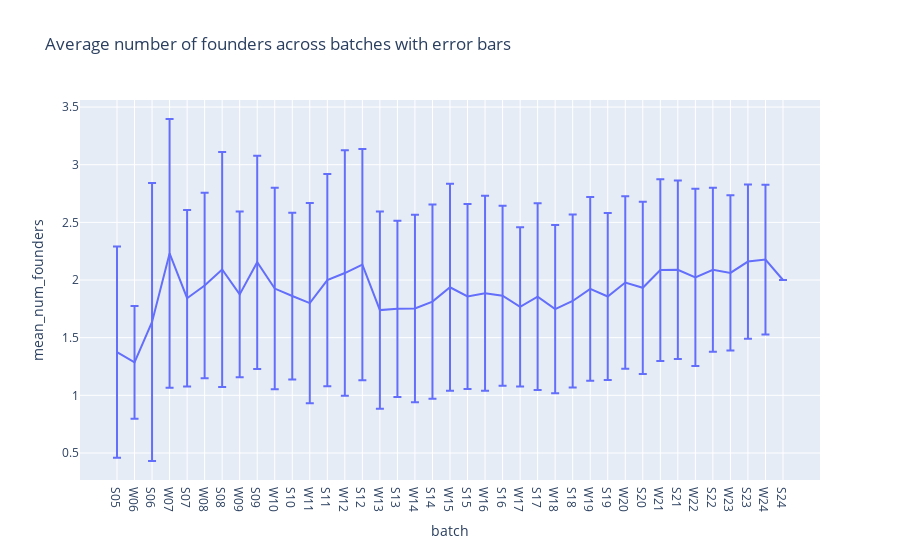

Notebook code cell kept with this figure:
### Code cell
# Calculate the mean and standard deviation of the number of founders per batch
agg = df.groupby(['batch', 'batch_idx']).agg({'num_founders': ['mean', 'std']}).reset_index()
agg.columns = ['batch', 'batch_idx', 'mean_num_founders', 'std_num_founders']

# Plot the average number of founders across batches with error bars
fig = px.line(agg.sort_values('batch_idx'), x='batch', y='mean_num_founders', error_y='std_num_founders', title="Average number of founders across batches with error bars")
fig.show()

### Figure 1 — Plotly figure (JSON) as saved in the notebook; plotly's stock layout.template omitted (floating-point values rounded to 4 significant figures)
{"data": [{"error_y": {"array": [0.9161, 0.488, 1.206, 1.166, 0.7647, 0.8047, 1.019, 0.7188, 0.9249, 0.8738, 0.7232, 0.8686, 0.9206, 1.065, 1.003, 0.8547, 0.7638, 0.8128, 0.8433, 0.8973, 0.8018, 0.845, 0.7803, 0.6898, 0.8103, 0.7295, 0.7497, 0.797, 0.7249, 0.7477, 0.7473, 0.7877, 0.7734, 0.7685, 0.712, 0.6738, 0.6684, 0.6495, null]}, "hovertemplate": "batch=%{x}<br>mean_num_founders=%{y}<extra></extra>", "legendgroup": "", "line": {"color": "#636efa", "dash": "solid"}, "marker": {"symbol": "circle"}, "mode": "lines", "name": "", "orientation": "v", "showlegend": false, "type": "scatter", "x": ["S05", "W06", "S06", "W07", "S07", "W08", "S08", "W09", "S09", "W10", "S10", "W11", "S11", "W12", "S12", "W13", "S13", "W14", "S14", "W15", "S15", "W16", "S16", "W17", "S17", "W18", "S18", "W19", "S19", "W20", "S20", "W21", "S21", "W22", "S22", "W23", "S23", "W24", "S24"], "xaxis": "x", "y": [1.375, 1.286, 1.636, 2.231, 1.842, 1.952, 2.091, 1.875, 2.154, 1.926, 1.861, 1.8, 2, 2.061, 2.134, 1.739, 1.75, 1.753, 1.812, 1.937, 1.857, 1.885, 1.864, 1.767, 1.856, 1.748, 1.818, 1.923, 1.857, 1.978, 1.932, 2.086, 2.089, 2.022, 2.089, 2.062, 2.16, 2.177, 2], "yaxis": "y"}], "layout": {"autosize": true, "legend": {"tracegroupgap": 0}, "title": {"text": "Average number of founders across batches with error bars"}, "xaxis": {"anchor": "y", "autorange": true, "domain": [0, 1], "range": [-2.111, 40.11], "title": {"text": "batch"}, "type": "category"}, "yaxis": {"anchor": "x", "autorange": true, "domain": [0, 1], "range": [0.2655, 3.561], "title": {"text": "mean_num_founders"}, "type": "linear"}}}
